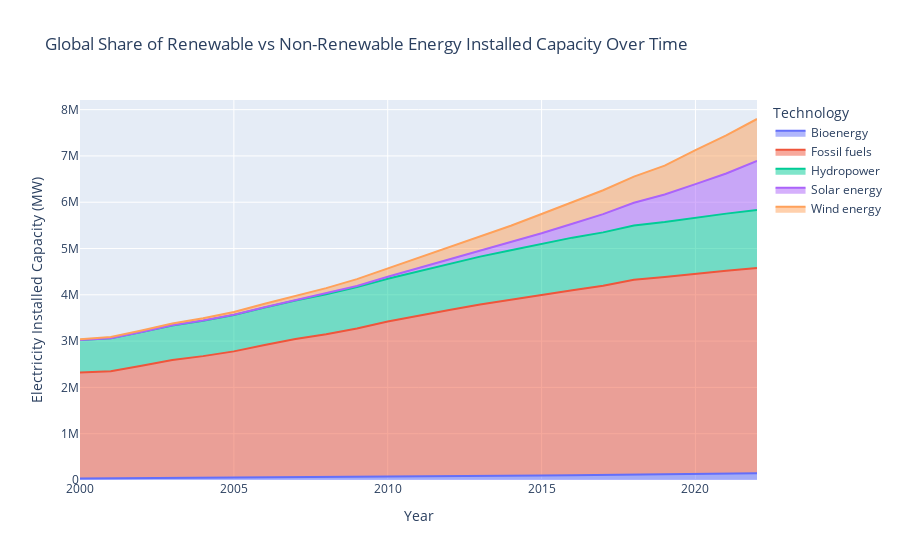

Notebook code cell kept with this figure:
### Code cell
# Plot Global Electricity Generation Over Time
fig = px.area(world_energy, x='Year', y='Electricity Installed Capacity', color='Technology', line_group='Energy_Type',
                  title='Global Share of Renewable vs Non-Renewable Energy Installed Capacity Over Time')
fig.update_layout(xaxis_title='Year', yaxis_title='Electricity Installed Capacity (MW)')
fig.show()

### Figure 1 — Plotly figure (JSON) as saved in the notebook; plotly's stock layout.template omitted (floating-point values rounded to 4 significant figures)
{"data": [{"fillpattern": {"shape": ""}, "hovertemplate": "Technology=Bioenergy<br>Energy_Type=Total Renewable<br>Year=%{x}<br>Electricity Installed Capacity=%{y}<extra></extra>", "legendgroup": "Bioenergy", "line": {"color": "#636efa"}, "marker": {"symbol": "circle"}, "mode": "lines", "name": "Bioenergy", "orientation": "v", "showlegend": true, "stackgroup": "1", "type": "scatter", "x": [2000, 2001, 2002, 2003, 2004, 2005, 2006, 2007, 2008, 2009, 2010, 2011, 2012, 2013, 2014, 2015, 2016, 2017, 2018, 2019, 2020, 2021, 2022], "xaxis": "x", "y": [29860.0, 33660.0, 35560.0, 38360.0, 40730.0, 45490.0, 49750.0, 52850.0, 56360.0, 64050.0, 68310.0, 74550.0, 78540.0, 85350.0, 90000.0, 95600.0, 104000.0, 109900.0, 117000.0, 122900.0, 130900.0, 137300.0, 143200.0], "yaxis": "y"}, {"fillpattern": {"shape": ""}, "hovertemplate": "Technology=Fossil fuels<br>Energy_Type=Total Non-Renewable<br>Year=%{x}<br>Electricity Installed Capacity=%{y}<extra></extra>", "legendgroup": "Fossil fuels", "line": {"color": "#EF553B"}, "marker": {"symbol": "circle"}, "mode": "lines", "name": "Fossil fuels", "orientation": "v", "showlegend": true, "stackgroup": "1", "type": "scatter", "x": [2000, 2001, 2002, 2003, 2004, 2005, 2006, 2007, 2008, 2009, 2010, 2011, 2012, 2013, 2014, 2015, 2016, 2017, 2018, 2019, 2020, 2021, 2022], "xaxis": "x", "y": [2290000.0, 2313000.0, 2434000.0, 2555000.0, 2635000.0, 2733000.0, 2867000.0, 2992000.0, 3094000.0, 3209000.0, 3354000.0, 3477000.0, 3594000.0, 3704000.0, 3806000.0, 3906000.0, 3995000.0, 4084000.0, 4208000.0, 4260000.0, 4327000.0, 4384000.0, 4434000.0], "yaxis": "y"}, {"fillpattern": {"shape": ""}, "hovertemplate": "Technology=Hydropower<br>Energy_Type=Total Renewable<br>Year=%{x}<br>Electricity Installed Capacity=%{y}<extra></extra>", "legendgroup": "Hydropower", "line": {"color": "#00cc96"}, "marker": {"symbol": "circle"}, "mode": "lines", "name": "Hydropower", "orientation": "v", "showlegend": true, "stackgroup": "1", "type": "scatter", "x": [2000, 2001, 2002, 2003, 2004, 2005, 2006, 2007, 2008, 2009, 2010, 2011, 2012, 2013, 2014, 2015, 2016, 2017, 2018, 2019, 2020, 2021, 2022], "xaxis": "x", "y": [702500.0, 715500.0, 726800.0, 745500.0, 765700.0, 787600.0, 808400.0, 833700.0, 862800.0, 892800.0, 926400.0, 954400.0, 987700.0, 1035000.0, 1067000.0, 1099000.0, 1136000.0, 1155000.0, 1174000.0, 1190000.0, 1210000.0, 1232000.0, 1257000.0], "yaxis": "y"}, {"fillpattern": {"shape": ""}, "hovertemplate": "Technology=Solar energy<br>Energy_Type=Total Renewable<br>Year=%{x}<br>Electricity Installed Capacity=%{y}<extra></extra>", "legendgroup": "Solar energy", "line": {"color": "#ab63fa"}, "marker": {"symbol": "circle"}, "mode": "lines", "name": "Solar energy", "orientation": "v", "showlegend": true, "stackgroup": "1", "type": "scatter", "x": [2000, 2001, 2002, 2003, 2004, 2005, 2006, 2007, 2008, 2009, 2010, 2011, 2012, 2013, 2014, 2015, 2016, 2017, 2018, 2019, 2020, 2021, 2022], "xaxis": "x", "y": [1105.0, 1276.0, 1556.0, 2342.0, 3426.0, 4936.0, 6487.0, 8959.0, 15230.0, 23560.0, 41400.0, 72550.0, 102500.0, 139500.0, 179100.0, 227200.0, 299200.0, 394300.0, 490300.0, 592700.0, 723600.0, 866800.0, 1061000.0], "yaxis": "y"}, {"fillpattern": {"shape": ""}, "hovertemplate": "Technology=Wind energy<br>Energy_Type=Total Renewable<br>Year=%{x}<br>Electricity Installed Capacity=%{y}<extra></extra>", "legendgroup": "Wind energy", "line": {"color": "#FFA15A"}, "marker": {"symbol": "circle"}, "mode": "lines", "name": "Wind energy", "orientation": "v", "showlegend": true, "stackgroup": "1", "type": "scatter", "x": [2000, 2001, 2002, 2003, 2004, 2005, 2006, 2007, 2008, 2009, 2010, 2011, 2012, 2013, 2014, 2015, 2016, 2017, 2018, 2019, 2020, 2021, 2022], "xaxis": "x", "y": [16960.0, 23950.0, 30720.0, 38660.0, 47660.0, 58460.0, 73140.0, 91520.0, 115500.0, 150100.0, 181100.0, 220300.0, 267300.0, 300000.0, 349700.0, 416600.0, 467500.0, 515200.0, 563600.0, 622900.0, 733800.0, 824400.0, 903200.0], "yaxis": "y"}], "layout": {"legend": {"title": {"text": "Technology"}, "tracegroupgap": 0}, "title": {"text": "Global Share of Renewable vs Non-Renewable Energy Installed Capacity Over Time"}, "xaxis": {"anchor": "y", "domain": [0, 1], "title": {"text": "Year"}}, "yaxis": {"anchor": "x", "domain": [0, 1], "title": {"text": "Electricity Installed Capacity (MW)"}}}}
